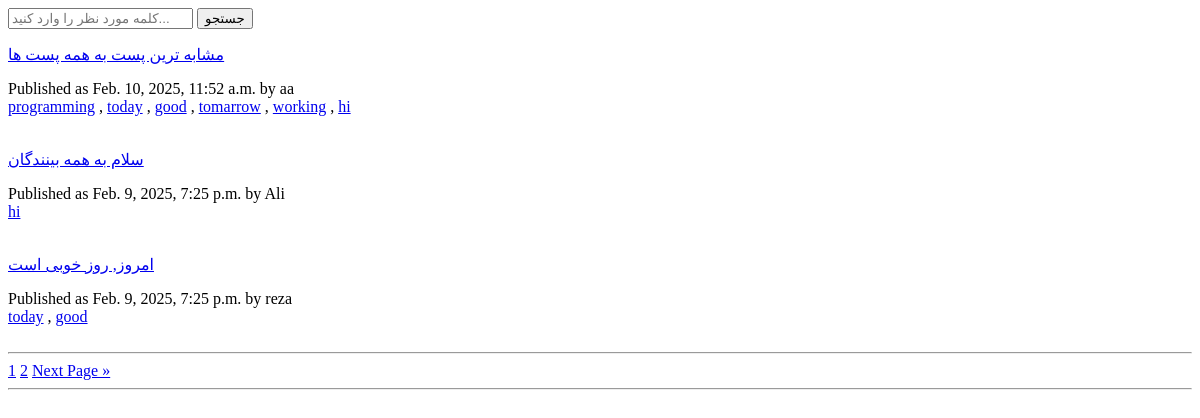
The app's page /posts/, older data.
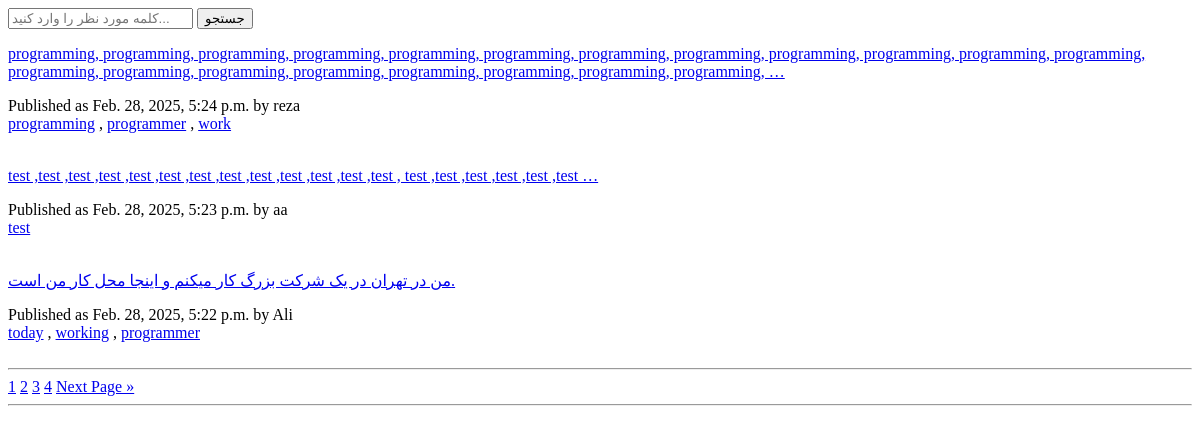
The same page, newer data.
### social_app/models.py (models this page shows, shortened)
class Post(models.Model):
    author = models.ForeignKey(User, on_delete=models.CASCADE, related_name='user_post', verbose_name='نویسنده')
    description = models.TextField(verbose_name='توضیحات')
    created = models.DateTimeField(auto_now_add=True)
    update = models.DateTimeField(auto_now=True)
    tags = TaggableManager()
    class Meta:
        ordering = ['-created']
        indexes = [
            models.Index(fields=['-created'])
        ]
        verbose_name = 'پست'
        verbose_name_plural = 'پست ها'
    def get_absolute_url(self):
        return reverse('social:post_detail', args=[self.id])

class User(AbstractUser):
    date_of_birth = models.DateField(null=True, blank=True, verbose_name='تاریخ تولد')
    bio = models.TextField(blank=True, null=True, verbose_name='بایو')
    photo = models.ImageField(upload_to='account_images/', blank=True, null=True, verbose_name='عکس پروفایل')
    job = models.CharField(max_length=250, blank=True, null=True, verbose_name='شغل')
    phone = models.CharField(max_length=11, blank=True, null=True, verbose_name='شماره تلفن')

### social_app/views.py (the view)
# urls.py: path('posts/', views.post_list, name='post_list'),
def post_list(request, tag_slug=None):
    posts = Post.objects.all()
    tag = None
    if tag_slug:
        tag = get_object_or_404(Tag, slug=tag_slug)
        posts = Post.objects.filter(tags__in=[tag])
    paginator = Paginator(posts, 3)
    page_number = request.GET.get('page', 1)
    try:
        posts = paginator.page(page_number)
    except EmptyPage:
        posts = paginator.page(paginator.num_pages)
    except PageNotAnInteger:
        posts = paginator.page(1)
    context = {
        'posts': posts,
        'tag': tag
    }
    return render(request, 'social/list.html', context)

### social_app/templates/social/list.html (shortened to what this page needs)
<!DOCTYPE html>
<html lang="en">
<head>
</head>
<body>
{% include 'partials/header.html' %}
{% for post in posts %}
    <a href="{{ post.get_absolute_url }}">
    {{ post.description|truncatewords:20|linebreaks }}
    </a>
    Published as {{ post.created }} by {{ post.author }}
    <br>
    {% for tag in post.tags.all %}
        <a href="{% url 'social:post_list_by_tag' tag.slug %}"> {{ tag.name }}</a>
        {% if not forloop.last %}, {% endif %}
    {% endfor %}
    <br>
    <br>
{% endfor %}
<hr>
{% include 'partials/pagination.html' with page=posts %}
<hr>
</body>
</html>

Row changes from the older to the newer data that the page shows:
no longer on this page (row unchanged): Post: description "مشابه ترین پست به همه پست ها", created "Feb. 10, 2025, 11:52 a.m.", author "aa", Tag (name "programming"), Tag (name "today"), Tag (name "working")
no longer on this page (row unchanged): Tag: name "good"
no longer on this page (row unchanged): Tag: name "tomarrow", shown under "مشابه ترین پست به همه پست ها"
no longer on this page (row unchanged): Tag: name "hi"
no longer on this page (row unchanged): Post: description "سلام به همه بینندگان", created "Feb. 9, 2025, 7:25 p.m.", author "Ali"
no longer on this page (row unchanged): Post: description "امروز, روز خوبی است", created "Feb. 9, 2025, 7:25 p.m.", author "reza", Tag (name "today")
added Post: description "programming, programming, programming, programming, programming, programming, programming, programming, programming, programming, programming, programming, programming, programming, programming, programming, programming, programming, programming, programming, …", created "Feb. 28, 2025, 5:24 p.m.", author "reza", Tag (name "programming")
added Tag: name "programmer"
added Tag: name "work", shown under "Feb. 28, 2025, 5:24 p.m."
added Post: description "test ,test ,test ,test ,test ,test ,test ,test ,test ,test ,test ,test ,test , test ,test ,test ,test ,test ,test …", created "Feb. 28, 2025, 5:23 p.m.", author "aa"
added Tag: name "test", shown under "Feb. 28, 2025, 5:23 p.m."
added Post: description "من در تهران در یک شرکت بزرگ کار میکنم و اینجا محل کار من است.", created "Feb. 28, 2025, 5:22 p.m.", author "Ali", Tag (name "today"), Tag (name "working")
Text that changed along with them:
{{ page.paginator.num_pages }}: (not shown) → "4"
new list line: "3"
